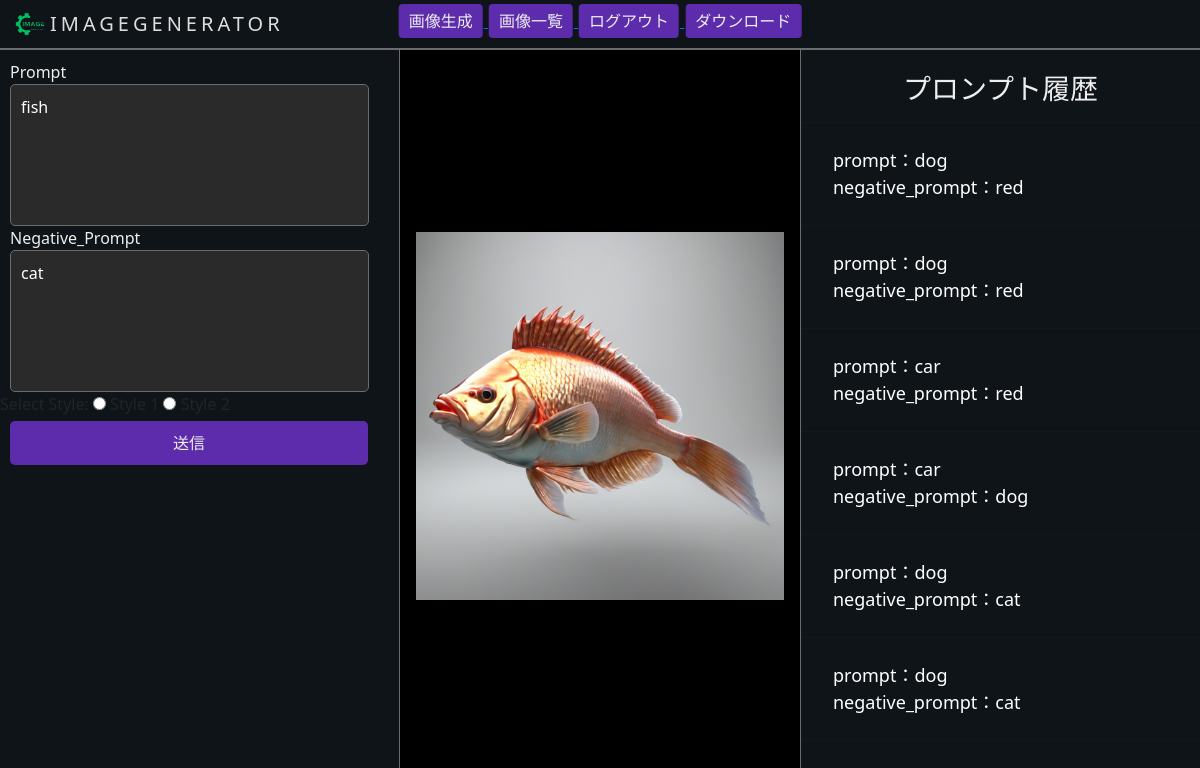
Page /app/images/17/ (signed in) on the committed database.
### app/models.py (models this page shows, shortened)
class Image(models.Model):
    imageID = models.AutoField(primary_key=True)
    user_ID = models.ForeignKey(User, on_delete=models.CASCADE)
    image_path = models.ImageField(upload_to='img/')  # 画像を保存するディレクトリを指定
    prompt = models.CharField(max_length=255,default='')
    negative_prompt = models.CharField(max_length=255,default='')

### app/views.py (the view)
# urls.py: path('images/<int:image_id>/', image_detail_view, name='image_detail'),
def image_detail_view(request, image_id):
    image = get_object_or_404(Image, pk=image_id)
    Images = Image.objects.filter(user_ID=request.user)
    return render(request, 'app/index.html', {'image': image, 'Images': Images})

### templates/app/index.html (shortened to what this page needs)
{% extends 'base.html' %}
{% load static %}
{% load socialaccount %}
{% block content %}
    {% if user.is_authenticated %}
        <div class="sidebar sidebar-left">
            {% if user.is_authenticated %}
                <form action="{% url 'index' %}" method="post">
                    {% if image %}
                        <div class="prompt">Prompt</div>
                        <textarea class="sidebar-textarea" name="prompt" id="prompt" rows="5" cols="30"
                                  placeholder="テキストを入力してください">{{ image.prompt }}</textarea>
                        <div class="prompt">Negative_Prompt</div>
                        <textarea class="sidebar-textarea" name="negative_prompt" id="negative_prompt" rows="5"
                                  cols="30"
                                  placeholder="テキストを入力してください">{{ image.negative_prompt }}</textarea>
                        <label for="number">Select Style:</label>
                        <input type="radio" id="style_1" name="number" value="1">
                        <label for="style_1">Style 1</label>
                        <input type="radio" id="style_2" name="number" value="2">
                        <label for="style_2">Style 2</label>
                        <button id="submit-button" type="submit">送信</button>
                    {% endif %}
                </form>
            {% endif %}
        </div>
        <div class="content">
            {% if image %}
                <div class="image-center" style="margin-bottom: -20%">
                    <img src="{% static image.image_path %}">
                </div>
            {% endif %}
        </div>
        <div class="sidebar sidebar-right">
            <h3 style="color: #EEEEEE;text-align: center;margin-top: -7%">プロンプト履歴</h3>
            <hr>
            {% if user.is_authenticated %}
                {% for i in Images reversed %}
                    <a href="{% url 'image_detail' i.imageID %}">prompt：{{ i.prompt }}<br>negative_prompt：{{ i.negative_prompt }}
                    </a>
                    <hr>
                {% endfor %}
            {% endif %}
        </div>
    {% endif %}
{% endblock %}

### static/CSS/style.css (style rules this page uses)
body { margin: 0; font-family: "Futura", Helvetica, sans-serif; background-color: #0F1111; }
:root { --background-navbar: rgba(55, 55, 55, 1.00); }
.sidebar { height: 100%; width: 250px; position: fixed; z-index: 1; top: 0; left: 0; background-color: var(--background-navbar); overflow-x: hidden; padding-top: 100px; }
.sidebar a { padding: 8px 8px 8px 32px; text-decoration: none; font-size: 18px; color: #EEEEEE; display: block; transition: 0.3s; }
.sidebar.sidebar-left { height: 100%; width: 400px; position: fixed; z-index: 1; top: 0; right: auto; left: 0; background-color: #0F1419; overflow-x: hidden; padding-top: 60px; border-right: 1px solid rgb(109, 108, 108); }
.sidebar.sidebar-right { height: 100%; width: 400px; position: fixed; z-index: 1; top: 0; left: auto; right: 0; background-color: #0F1419; overflow-x: hidden; padding-top: 100px; border-left: 1px solid rgb(109, 108, 108); }
.sidebar.sidebar-right a { padding: 8px 8px 8px 32px; text-decoration: none; font-size: 18px; color: white; display: block; transition: 0.3s; }
.content { margin-left: 400px; margin-right: 400px; padding: 16px; transition: margin 0.3s; }
.sidebar-textarea { background-color: rgb(43, 42, 42); border: none; padding: 10px; width: 90%; box-sizing: border-box; resize: none; margin-left: 10px; border-radius: 5px; border: 1px solid rgb(109, 108, 108); color: white; }
.prompt { color: #EEEEEE; margin-left: 10px; }
#submit-button { background-color: #5D2CAC; color: #EEEEEE; border: none; padding: 10px 163px; border-radius: 5px; cursor: pointer; margin: 10px; margin-top: 5px; }
.image-center { display: flex; justify-content: center; align-items: center; height: 100vh; }
.image-center img { max-width: 100%; max-height: 100%; }

### rows in the picture
Image: prompt "fish", negative_prompt "cat", image_path (picture)
Image: prompt "dog", negative_prompt "red"
Image: prompt "dog", negative_prompt "red"
Image: prompt "car", negative_prompt "red"
Image: prompt "car", negative_prompt "dog"
Image: prompt "dog", negative_prompt "cat"
Image: prompt "dog", negative_prompt "cat"
